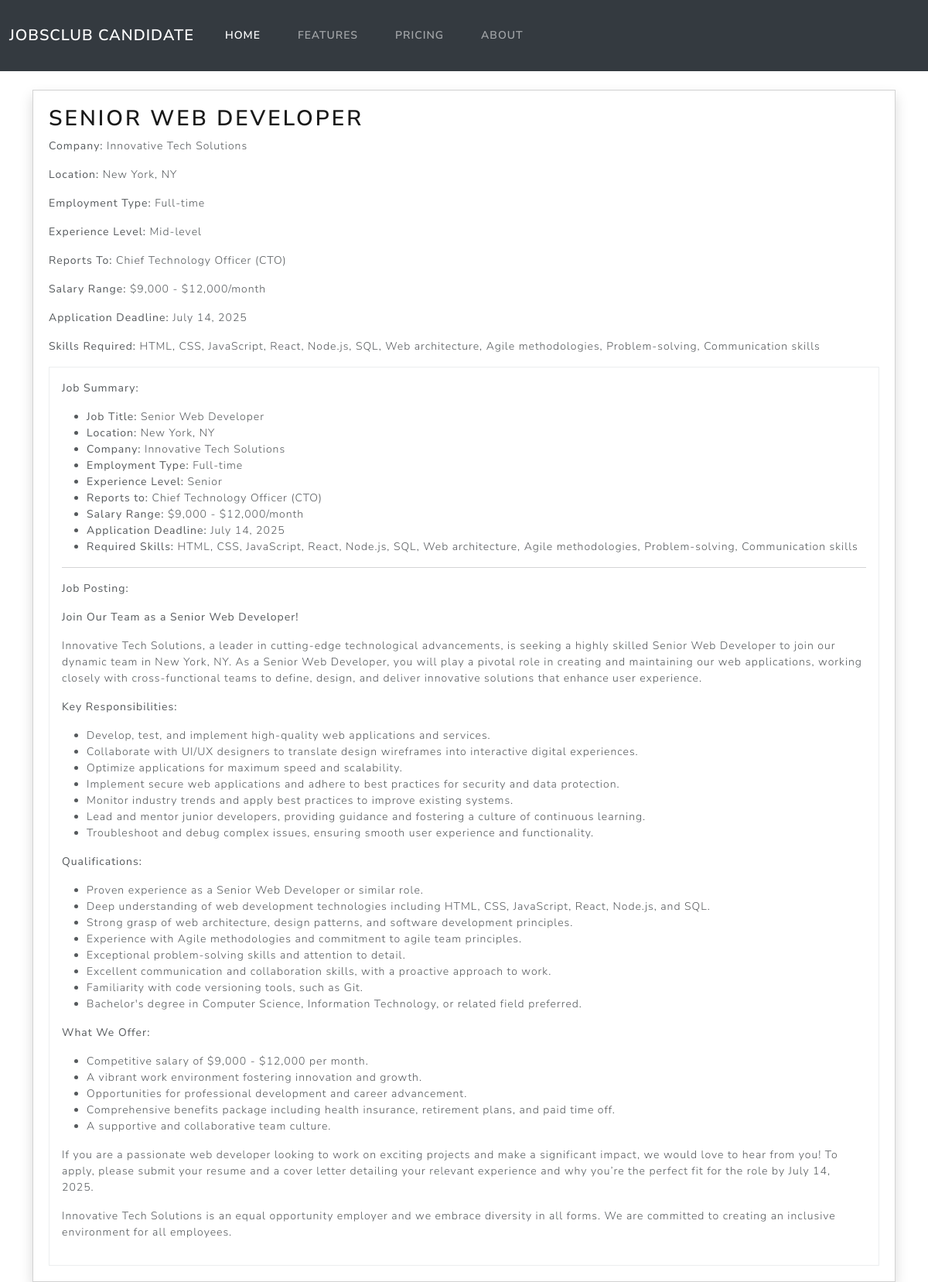
Screenshot of /job/2/ with the database file from the repository.
### employers/models.py (models this page shows, shortened)
class JobPosting(models.Model):
    employer = models.ForeignKey(Employer, on_delete=models.CASCADE)  #Link Job to Employer
    job_title = models.CharField(max_length=255)
    location = models.CharField(max_length=255)
    company = models.CharField(max_length=255)
    employment_type = models.CharField(max_length=50)
    experience_level = models.CharField(max_length=50)
    approved = models.CharField(max_length=50, default='no')
    reports_to = models.CharField(max_length=255)
    salary_range = models.CharField(max_length=255)
    application_deadline = models.DateField()
    skills = models.TextField()
    details = models.TextField()
    posting_date = models.DateField(default=now)  #Auto-set posting date

### jobsclub/views.py (the view)
# urls.py: path("job/<int:job_id>/", job_details, name="job_details"),  #Job details page
def job_details(request, job_id):
    job = get_object_or_404(JobPosting, id=job_id, approved="yes")
    job.details = markdown.markdown(job.details)  #Convert Markdown to HTML
    return render(request, "job_details.html", {"job": job})

### jobsclub/templates/job_details.html
{% extends "base.html" %}
{% block content %}
<div class="toast show" style="padding:20px;width:100%;">
    <h2>{{ job.job_title }}</h2>
    <p><strong>Company:</strong> {{ job.company }}</p>
    <p><strong>Location:</strong> {{ job.location }}</p>
    <p><strong>Employment Type:</strong> {{ job.employment_type }}</p>
    <p><strong>Experience Level:</strong> {{ job.experience_level }}</p>
    <p><strong>Reports To:</strong> {{ job.reports_to }}</p>
    <p><strong>Salary Range:</strong> {{ job.salary_range }}</p>
    <p><strong>Application Deadline:</strong> {{ job.application_deadline }}</p>
    <p><strong>Skills Required:</strong> {{ job.skills }}</p>
    <div class="border p-3">{{ job.details|safe }}</div>
</div>
{% endblock %}

### rows the page displays
JobPosting: job_title "SENIOR WEB DEVELOPER", company "Innovative Tech Solutions", location "New York, NY", employment_type "Full-time", experience_level "Mid-level", reports_to "Chief Technology Officer (CTO)", salary_range "$9,000 - $12,000/month", application_deadline "July 14, 2025", skills "HTML, CSS, JavaScript, React, Node.js, SQL, Web architecture, Agile methodologies, Problem-solving, Communication skills", details "Job Summary: Job Title: Senior Web Developer Location: New York, NY Company: Innovative Tech Solutions Employment Type: Full-time Experience Level: Senior Reports to: Chief Technology Officer (CTO) Salary Range: $9,000 - $12,000/month Application Deadline: July 14, 2025 Required Skills: HTML, CSS, JavaScript, React, Node.js, SQL, Web architecture, Agile methodologies, Problem-solving, Communication skills Job Posting: Join Our Team as a Senior Web Developer! Innovative Tech Solutions, a leader in cutting-edge technological advancements, is seeking a highly skilled Senior Web Developer to join our dynamic team in New York, NY. As a Senior Web Developer, you will play a pivotal role in…"
